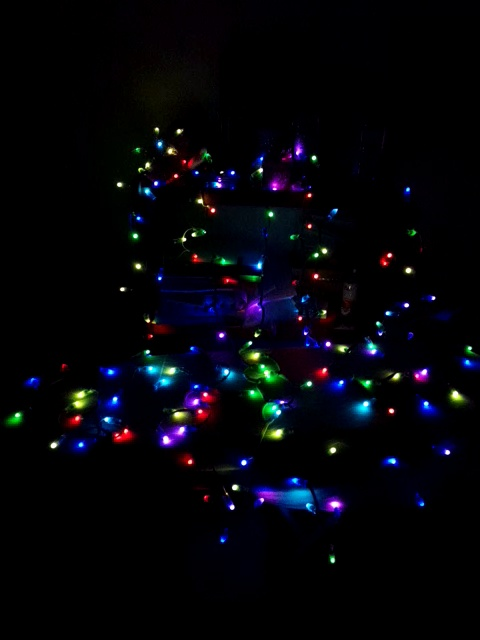
#> input picture server/calibration/led_debug_frames/frame_0053_raw.jpg, 480 x 640 px
$ python color_tuning.py
#> lines starting #> are read from the running program, lines starting #| are printed output that depends on the picture; after the words box and inside, x2 and y2 are one past the last pixel; in counts of white or black regions, pixels touching at a corner belong together
import cv2
import numpy as np

# [53 lines left out: function hsv_color_tuner, not called in this run]

def white_spot_tuner(image_path):
#> called with image_path = 'frame_0053_raw.jpg'
    frame = cv2.imread(image_path)
#> frame is the input picture: shape (640, 480, 3); mean B, G, R 10.4, 5.1, 4.8
    if frame is None:
        print("❌ Error: Could not load image.")
        return
    frame = cv2.resize(frame, (640, 480))
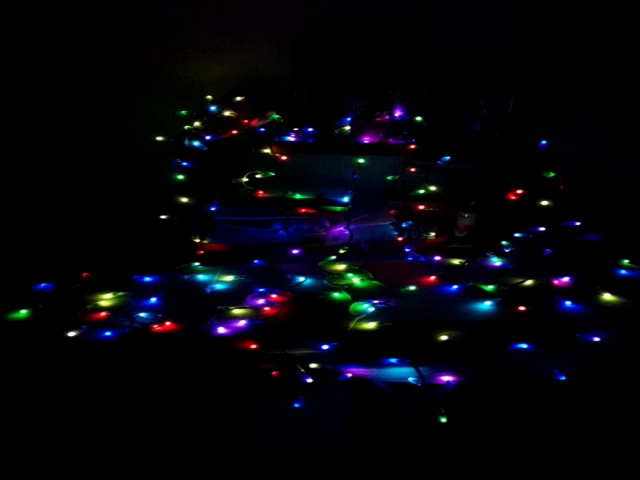
#> frame: shape (480, 640, 3); mean B, G, R 10.3, 5.1, 4.8

    hsv = cv2.cvtColor(frame, cv2.COLOR_BGR2HSV)
#> hsv: shape (480, 640, 3); mean H, S, V 49.8, 110.8, 12.7
    cv2.namedWindow("White Spot Tuner")

    def nothing(x):
        pass

    # Create HSV range trackbars (for low saturation and high value tuning)
    cv2.createTrackbar("H Min", "White Spot Tuner", 0, 179, nothing)
    cv2.createTrackbar("H Max", "White Spot Tuner", 179, 179, nothing)
    cv2.createTrackbar("S Min", "White Spot Tuner", 0, 255, nothing)
    cv2.createTrackbar("S Max", "White Spot Tuner", 60, 255, nothing)
    cv2.createTrackbar("V Min", "White Spot Tuner", 200, 255, nothing)
    cv2.createTrackbar("V Max", "White Spot Tuner", 255, 255, nothing)
    cv2.createTrackbar("Blur Kernel", "White Spot Tuner", 5, 25, nothing)
    cv2.createTrackbar("Min Area", "White Spot Tuner", 5, 200, nothing)

    print("💡 Adjust sliders to isolate white / bright LED centers. Press 'q' to quit.")

    while True:
        h_min = cv2.getTrackbarPos("H Min", "White Spot Tuner")
        h_max = cv2.getTrackbarPos("H Max", "White Spot Tuner")
        s_min = cv2.getTrackbarPos("S Min", "White Spot Tuner")
        s_max = cv2.getTrackbarPos("S Max", "White Spot Tuner")
        v_min = cv2.getTrackbarPos("V Min", "White Spot Tuner")
        v_max = cv2.getTrackbarPos("V Max", "White Spot Tuner")
        blur_k = cv2.getTrackbarPos("Blur Kernel", "White Spot Tuner")
        blur_k = max(1, blur_k // 2 * 2 + 1)  # Ensure it's odd
        min_area = cv2.getTrackbarPos("Min Area", "White Spot Tuner")

        lower = np.array([h_min, s_min, v_min])
        upper = np.array([h_max, s_max, v_max])
        mask = cv2.inRange(hsv, lower, upper)
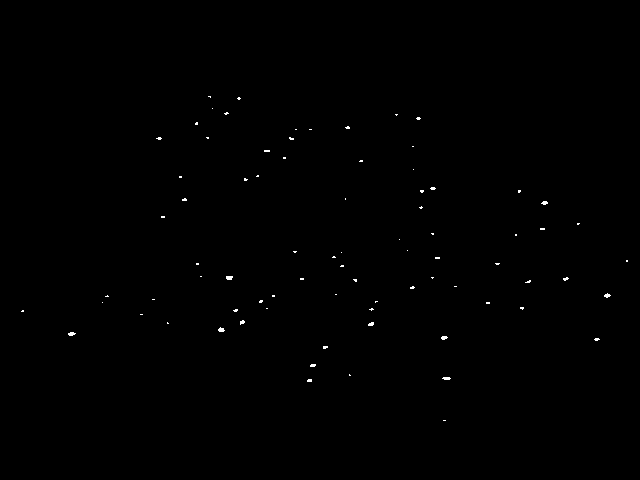
#> mask: shape (480, 640); 0.22% white in thin lines or dots, all inside (x1, y1, x2, y2) = (21, 96, 628, 421)
        mask = cv2.GaussianBlur(mask, (blur_k, blur_k), 0)

        contours, _ = cv2.findContours(mask, cv2.RETR_EXTERNAL, cv2.CHAIN_APPROX_SIMPLE)
#> contours = 80 contours, 6 with area under 20; largest, box (x1, y1, x2, y2) and area: (216, 325, 227, 334) 72, (66, 330, 78, 338) 70, (602, 291, 613, 300) 70, (440, 375, 453, 382) 69, (224, 274, 235, 282) 68
        vis = frame.copy()
        bright_count = 0

        for c in contours:
            area = cv2.contourArea(c)
            if area > min_area:
                bright_count += 1
                x, y, w, h = cv2.boundingRect(c)
                cx, cy = x + w // 2, y + h // 2
                cv2.circle(vis, (cx, cy), 4, (0, 255, 255), 2)
                cv2.putText(vis, f"{int(area)}", (x, y - 5),
                            cv2.FONT_HERSHEY_SIMPLEX, 0.4, (0, 255, 255), 1)
#> this loop made 80 passes
#> (c, area, x, y, w, h, cx, cy) on passes 1, 14, 18, 20, 24, 25, 27, 29: ([[441, 418], [441, 422], [447, 422], [447, 418]], 24, 441, 418, 7, 5, 444, 420), ([[138, 312], [138, 316], [144, 316], [144, 312]], 24, 138, 312, 7, 5, 141, 314), ([[264, 306], [264, 310], [269, 310], [269, 306]], 20, 264, 306, 6, 5, 267, 308), ([[484, 300], [484, 305], [491, 305], [491, 300]], 35, 484, 300, 8, 6, 488, 303), ([[150, 297], [150, 301], [156, 301], [156, 297]], 24, 150, 297, 7, 5, 153, 299), ([[270, 293], [270, 298], [276, 298], [276, 293]], 30, 270, 293, 7, 6, 273, 296), ([[333, 292], [333, 296], [338, 296], [338, 292]], 20, 333, 292, 6, 5, 336, 294), ([[452, 284], [452, 288], [458, 288], [458, 284]], 24, 452, 284, 7, 5, 455, 286)
#> (area, x, y, w, h, cx, cy) on passes 2 to 7: (47.5, 305, 377, 9, 7, 309, 380), (69, 440, 375, 13, 7, 446, 378), (24.5, 347, 372, 6, 6, 350, 375), (53, 308, 362, 10, 7, 313, 365), (46.5, 321, 344, 9, 7, 325, 347), (51, 592, 336, 10, 7, 597, 339)
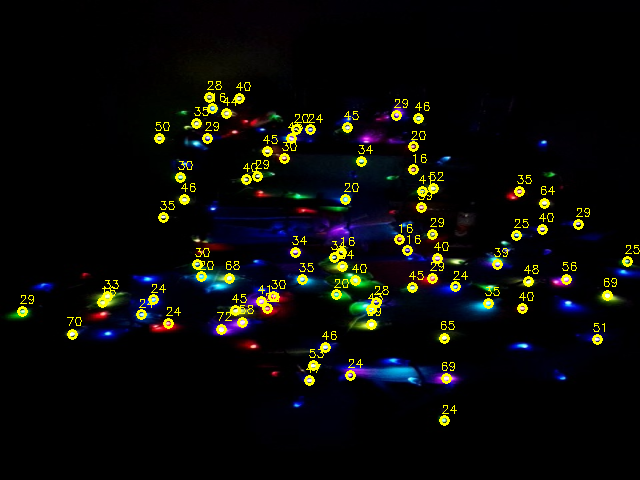
#> vis: shape (480, 640, 3); 2.81% of pixels changed, all inside (x1, y1, x2, y2) = (17, 81, 640, 426)
#> after the loop, bright_count = 80

        cv2.imshow("Original", frame)
        cv2.imshow("White Mask", mask)
        cv2.imshow("Detected Spots", vis)

        key = cv2.waitKey(1) & 0xFF
#> (key q is pressed here)
        if key == ord('q'):
            print(f"✅ Lower HSV: {lower.tolist()} | Upper HSV: {upper.tolist()}")
            print(f"💡 Detected {bright_count} bright (white) spots.")
#| 💡 Detected 80 bright (white) spots.
            break

    cv2.destroyAllWindows()

if __name__ == "__main__":
    test_image_path = "frame_0053_raw.jpg"  # Your test frame
    white_spot_tuner(test_image_path)

$ run again, with server/calibration/led_debug_frames/frame_0055_raw.jpg copied over server/calibration/led_debug_frames/frame_0053_raw.jpg
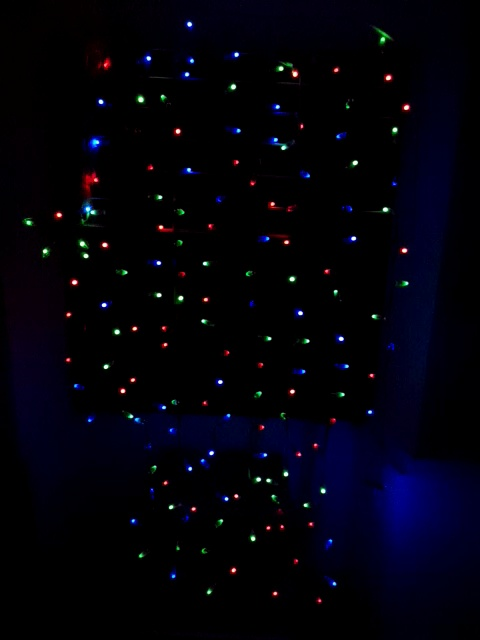
#> input picture server/calibration/led_debug_frames/frame_0055_raw.jpg, 480 x 640 px
#> in white_spot_tuner, frame is the input picture: shape (640, 480, 3); mean B, G, R 11.2, 2, 2.5
#> frame: shape (480, 640, 3)
#> hsv: shape (480, 640, 3); mean H, S, V 67.2, 153.4, 12.5
#> in white_spot_tuner, `mask = cv2.inRange(hsv, lower, upper)`:
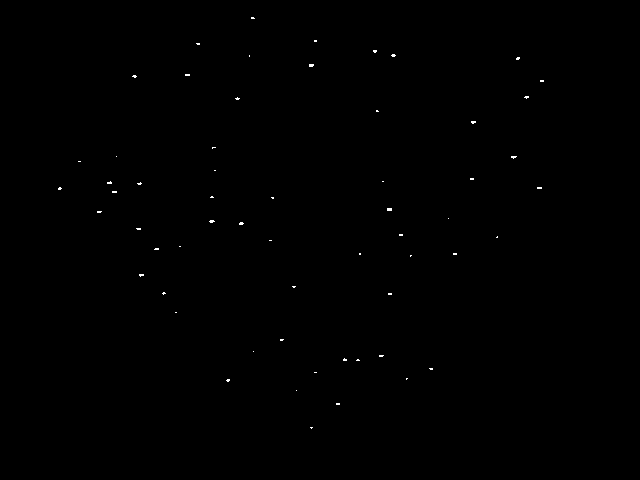
#> mask: shape (480, 640); 0.14% white in thin lines or dots, all inside (x1, y1, x2, y2) = (58, 17, 544, 429)
#> contours = 60 contours, 4 with area under 20; largest, box (x1, y1, x2, y2) and area: (207, 218, 217, 225) 51, (509, 154, 519, 161) 50, (385, 206, 394, 213) 48, (307, 62, 316, 69) 48, (237, 220, 246, 227) 46
#> the loop in white_spot_tuner, `for c in contours:` made 60 passes
#> (c, area, x, y, w, h, cx, cy) on passes 2, 6, 13, 14, 19: ([[334, 401], [334, 406], [341, 406], [341, 401]], 35, 334, 401, 8, 6, 338, 404), ([[312, 370], [312, 374], [318, 374], [318, 370]], 24, 312, 370, 7, 5, 315, 372), ([[173, 310], [173, 314], [178, 314], [178, 310]], 20, 173, 310, 6, 5, 176, 312), ([[386, 291], [386, 296], [393, 296], [393, 291]], 35, 386, 291, 8, 6, 390, 294), ([[451, 251], [451, 256], [458, 256], [458, 251]], 35, 451, 251, 8, 6, 455, 254)
#> after the loop in white_spot_tuner, `for c in contours:`:
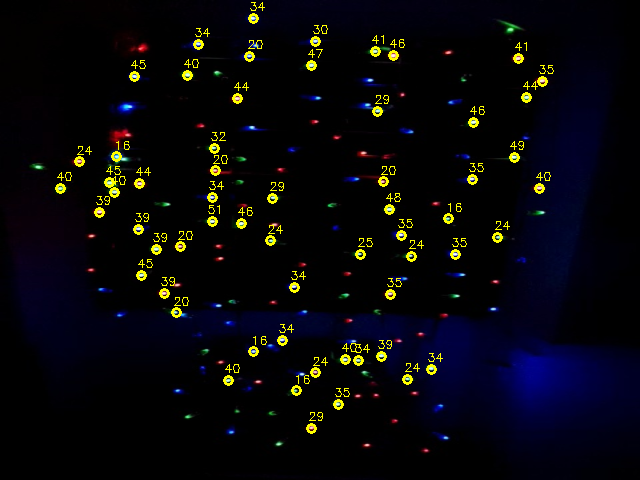
#> vis: shape (480, 640, 3); mean B, G, R 10.7, 7.1, 7.6
#> after the loop in white_spot_tuner, `for c in contours:`: bright_count = 60
#| 💡 Detected 60 bright (white) spots.

$ run again, with server/calibration/led_debug_frames/frame_0060_raw.jpg copied over server/calibration/led_debug_frames/frame_0053_raw.jpg
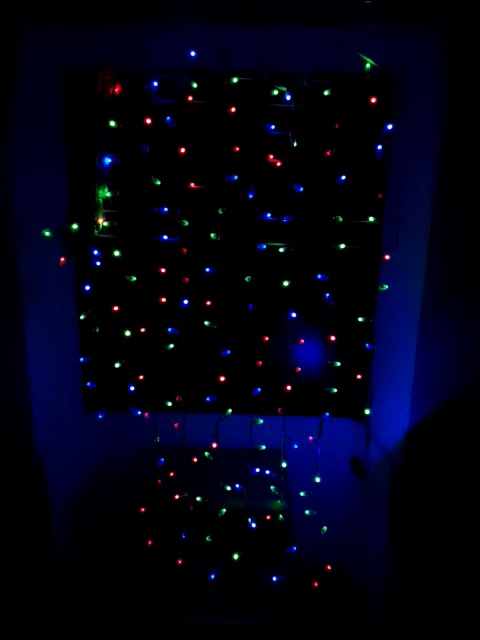
#> input picture server/calibration/led_debug_frames/frame_0060_raw.jpg, 480 x 640 px
#> in white_spot_tuner, frame is the input picture: shape (640, 480, 3); mean B, G, R 19.4, 2.6, 1.9
#> frame: shape (480, 640, 3)
#> hsv: shape (480, 640, 3); mean H, S, V 72.5, 161.3, 20.3
#> in white_spot_tuner, `mask = cv2.inRange(hsv, lower, upper)`:
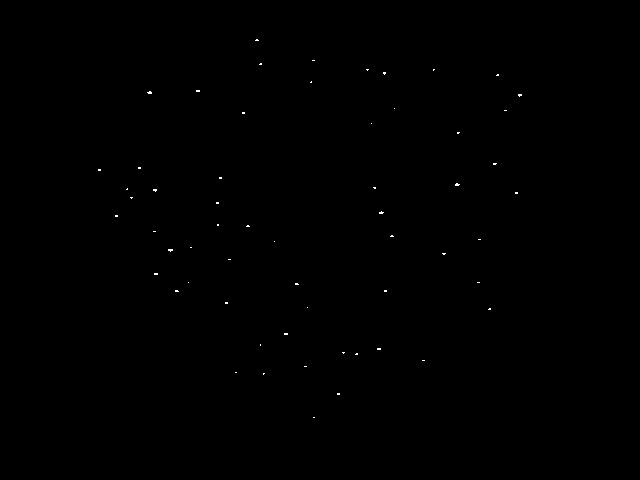
#> mask: shape (480, 640); 0.1% white in thin lines or dots, all inside (x1, y1, x2, y2) = (98, 39, 522, 418)
#> contours = 59 contours, 5 with area under 20; largest, box (x1, y1, x2, y2) and area: (453, 181, 462, 188) 46, (145, 89, 154, 96) 46, (166, 247, 175, 254) 45, (377, 209, 386, 216) 44, (151, 187, 159, 194) 40
#> the loop in white_spot_tuner, `for c in contours:` made 59 passes
#> (c, area, x, y, w, h, cx, cy) on passes 1, 2, 4, 5, 6: ([[311, 415], [311, 419], [316, 419], [316, 415]], 20, 311, 415, 6, 5, 314, 417), ([[335, 391], [335, 396], [341, 396], [341, 391]], 30, 335, 391, 7, 6, 338, 394), ([[233, 370], [233, 374], [238, 374], [238, 370]], 20, 233, 370, 6, 5, 236, 372), ([[302, 364], [302, 368], [308, 368], [308, 364]], 24, 302, 364, 7, 5, 305, 366), ([[420, 358], [420, 362], [426, 362], [426, 358]], 24, 420, 358, 7, 5, 423, 360)
#> after the loop in white_spot_tuner, `for c in contours:`:
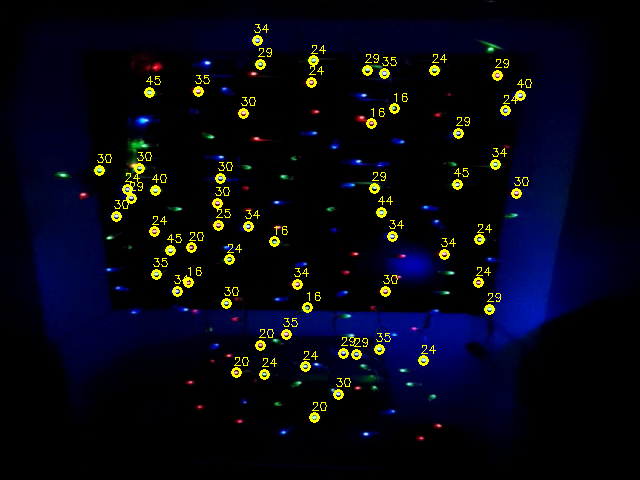
#> vis: shape (480, 640, 3); mean B, G, R 18.7, 7.7, 7
#> after the loop in white_spot_tuner, `for c in contours:`: bright_count = 59
#| 💡 Detected 59 bright (white) spots.
